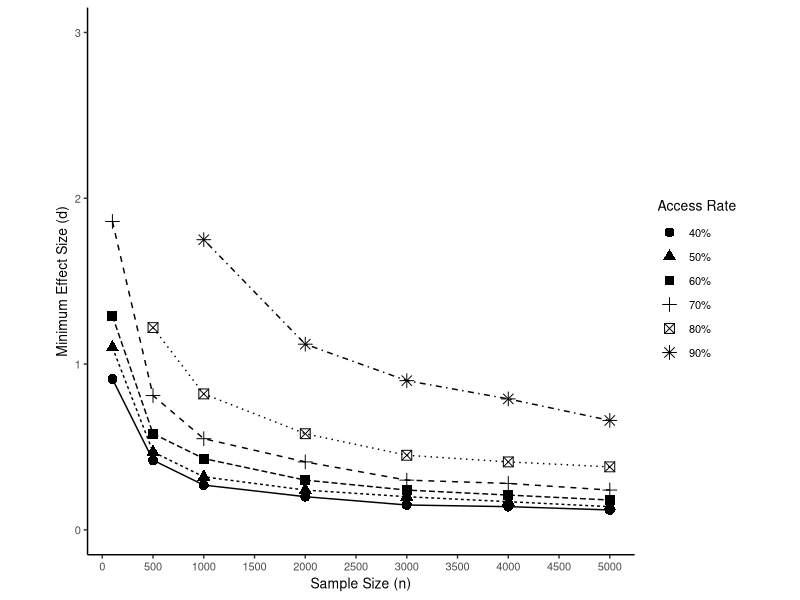
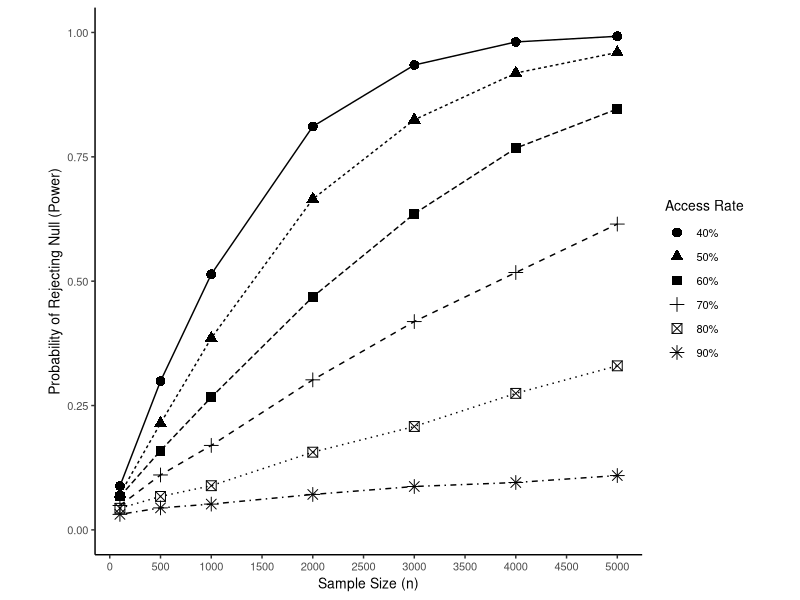

The R script that drew these images, in order:
library(tidyverse)
library(truncnorm)
library(gridExtra)

#set working directory to location of folder
setwd("~/GitHub/oer-simulation-study/")

#based on this code
#http://egap.org/content/power-analysis-simulations-r


possible.ns <- c(100,500,1000,2000,3000,4000,5000,10000,15000,20000) #  The sample sizes we'll be considering
powers <- rep(NA, length(possible.ns))           # Empty object to collect simulation estimates
effects <- rep(NA, length(possible.ns))
alpha <- 0.05                                    # Standard significance level
sims <- 10000                                      # Number of simulations to conduct for each N
set.seed(1000)


simulateOER <- function(has.book = .6,access.effect = .25, mean.grade = 70, sd.grade = 20, allocation.ratio = .5){
  for (j in 1:length(possible.ns)){
    N <- possible.ns[j]                              # Pick the jth value for N
    
    significant.experiments <- rep(NA, sims)         # Empty object to count significant experiments
    
    #### Inner loop to conduct experiments "sims" times over for each N ####
    for (i in 1:sims){
      Y0 <-  rnorm(n=N,mean=mean.grade, sd=sd.grade)             # OER group potential outcome
      Y0[Y0 > 100] <- 100 # Trim down anything over 100 to 100. 
      Y0[Y0 < 0] <- 0 # Trim down anything over 100 to 100. 
      
      b.rate <- rbinom(n=N,size = 1,prob = has.book) # determine how many people in the sample have the book
      
      # Control group
      Y1 <- Y0 - (1-b.rate)*(access.effect*sd.grade)            # treatment potential outcome. For only students who didn't have access to book, improve by access effect
      Y1[Y1 > 100] <- 100 # Trim down anything over 100 to 100. 
      
      condition <- rbinom(n=N, size=1, prob=allocation.ratio)          # Do a random assignment to condition (1 = treatment, 0 = control)
      Y.sim <- Y1*condition + Y0*(1-condition)               # Reveal outcomes according to assignment
      fit.sim <- lm(Y.sim ~ condition)                   # Do analysis (Simple regression)
      positive <- summary(fit.sim)$coefficients[2,1] < 0 # indicates that the non-oer group was worse than oer group
      p.value <- summary(fit.sim)$coefficients[2,4]  # Extract p-values
      significant.experiments[i] <- ((p.value <= alpha)*positive) # Determine significance according to p <= 0.05. Only successful if the direction is positive. 
      # significant.experiments[i] <- (p.value <= alpha) # Determine significance according to p <= 0.05
    }
    
    powers[j] <- mean(significant.experiments)       # store average success rate (power) for each N
  }
  return(powers)
}


simulateSingleExperiment <- function(N = 1000, has.book = .6,access.effect = .25, mean.grade = 70, sd.grade = 20, allocation.ratio = .5, sims = 1000){
  significant.experiments <- rep(NA, sims)         # Empty object to count significant experiments
    #### Inner loop to conduct experiments "sims" times over for each N ####
    for (i in 1:sims){
      Y0 <-  rnorm(n=N,mean=mean.grade, sd=sd.grade)             # control potential outcome
      Y0[Y0 > 100] <- 100 # Trim down anything over 100 to 100. 
      Y0[Y0 < 0] <- 0 # Trim down anything over 100 to 100. 
      b.rate <- rbinom(n=N,size = 1,prob = has.book) # determine how many people in the sample have the book
      Y1 <- Y0 - (1-b.rate)*(access.effect*sd.grade)            # treatment potential outcome. For only students who didn't have access to book, improve by access effect
      Y1[Y1 < 0] <- 0 #adjust anyone who happened to drop below 0
      condition <- rbinom(n=N, size=1, prob=allocation.ratio)          # Do a random assignment to condition (1 = treatment, 0 = control)
      Y.sim <- Y1*condition + Y0*(1-condition)               # Reveal outcomes according to assignment
      fit.sim <- lm(Y.sim ~ condition)                   # Do analysis (Simple regression)
      positive <- summary(fit.sim)$coefficients[2,1] < 0
      p.value <- summary(fit.sim)$coefficients[2,4]  # Extract p-values
      significant.experiments[i] <- ((p.value <= alpha)*positive) # Determine significance according to p <= 0.05. Only successful if the direction is positive. 
    }
    
  power <- mean(significant.experiments)       # store average success rate (power) for each N
  return(power)
}


# run simulations across range of access levels
run_sims <- function(){
  sim90_2 <- simulateOER(has.book = .9,access.effect = .25)
  print("90% done")
  sim80_2 <- simulateOER(has.book = .8,access.effect = .25)
  print("80% done")
  sim70_2 <- simulateOER(has.book = .7,access.effect = .25)
  print("70% done")
  sim60_2 <- simulateOER(has.book = .6,access.effect = .25)
  print("60% done")
  sim50_2 <- simulateOER(has.book = .5,access.effect = .25)
  print("50% done")
  sim40_2 <- simulateOER(has.book = .4,access.effect = .25)
  print("40% done")
  sim0_2 <- simulateOER(has.book = 0,access.effect = .25)
  print("0% done")

  results_1 <- data.frame(possible.ns,sim90_2,sim80_2,sim70_2,sim60_2,sim50_2,sim40_2,sim0_2)
  write_csv(results_1, path = "simulation_results.csv")
}


# Run simulations of past studies
evaluate_past_studies <- function(){
  papers <- read_csv(file = "OER papers.csv")
  
  papers <- papers %>% 
    mutate(allocation = `n treatment`/(`n control`+ `n treatment`))
  
  papers$N <- ifelse(is.na(papers$`n treatment`),papers$`n control`,papers$`n control`+papers$`n treatment`)
  papers$allocation[is.na(papers$allocation)] <- .5 # assume equal allocation if not reported
  
  for (i in 1:nrow(papers)){
     papers$power_40[i] <- simulateSingleExperiment(N = papers$N[i], allocation.ratio = papers$allocation[i], has.book = .4)
     papers$power_60[i] <- simulateSingleExperiment(N = papers$N[i], allocation.ratio = papers$allocation[i], has.book = .6)
     papers$power_80[i] <- simulateSingleExperiment(N = papers$N[i], allocation.ratio = papers$allocation[i], has.book = .8)
    print(paste(i,"of",nrow(papers)))  
  }
  write_csv(papers, path = "paper_analysis.csv")
}


# create the Simulation Plot
results_1 <- read_csv(file = "simulation_results.csv")
names(results_1) <- c("possible.ns","90%", "80%", "70%", "60%", "50%", "40%")
rates <- c("0%","40%", "50%", "60%", "70%", "80%", "90%")

plot1 <- results_1 %>% 
  filter(possible.ns <= 5000) %>% 
  gather(key = sim,value = "power",-possible.ns) %>% 
  ggplot(., aes(x = possible.ns,y = power,group = sim)) +
  geom_point(aes(shape = sim), size = 3) +
  geom_line(aes(linetype = sim)) +
  ylim(0,1) +
  scale_x_continuous(breaks = seq(from=0, to=5000, by= 500)) +
  ylab("Probability of Rejecting Null (Power)")+ xlab("Sample Size (n)") +
  # theme_minimal() + 
  theme_classic()+
  theme(aspect.ratio = 1,
        text = element_text(size = 10)) +
  # theme( legend.position = "bottom",legend.direction = "horizontal") +
  guides(shape=guide_legend(title="Access Rate"),
         # guides(shape=guide_legend(expression(beta)),
         linetype = FALSE)


########### "Supplemental Sensitivity Analysis" ############
# Find the minimum effect size to achieve 80% power
# across varying sample sizes, increment d until power of 80% is achieved. 
getSensitivity <- function(has.book = .6){
  sens <- c()
  for(y in 1:length(possible.ns)){
    for(i in 1:300){ # 300 = 3 SD. 
      power <- simulateSingleExperiment(N = possible.ns[y], has.book = has.book, access.effect = i/100, sims = 10000)
      if(power >= .80){
        print(i)
        sens[y] <- i/100
        break
      }
    }
  }
  return(sens)
}

getSensitivityBinary <- function(has.book = .6){
  sens <- c()
  U <- 3
  for(y in 1:length(possible.ns)){
    print(possible.ns[y])
    print(U)
    print('')
    V <- seq(0, U, .01)
    L <- 1
    R <- length(V)
    while (L < R) {
      m <- floor((L + R) / 2)
      power <- simulateSingleExperiment(N = possible.ns[y], has.book = has.book, access.effect = V[m], sims = 10000)
      if (power < .8) {
        L <- m+1
      }
      else if (power >= .8) {
        R <- m
      }
    }
    sens[y] <- V[L]
    U <- V[L]
  }
  return(sens)
}
    

runSens <- function(){
  sens_90 <- getSensitivity(has.book = .90)
  sens_80 <- getSensitivity(has.book = .80)
  sens_70 <- getSensitivity(has.book = .70)
  sens_60 <- getSensitivity(has.book = .60)
  sens_50 <- getSensitivity(has.book = .50)
  sens_40 <- getSensitivity(has.book = .40)
  sens_results <- data.frame(possible.ns,sens_90,sens_80,sens_70,sens_60,sens_50,sens_40)
  write_csv(sens_results, path = "sensitivity_results.csv")
}

sens_results <- read_csv(file = "sensitivity_results.csv")
names(sens_results) <- c("possible.ns","90%", "80%", "70%", "60%", "50%", "40%")
plot_sens <- sens_results %>% 
  filter(possible.ns <= 5000) %>% 
  gather(key = sim,value = "ES",-possible.ns) %>% 
  ggplot(., aes(x = possible.ns,y = ES,group = sim)) +
  geom_point(aes(shape = sim), size = 3) +
  geom_line(aes(linetype = sim)) +
  ylim(0,3) +
  scale_x_continuous(breaks = seq(from=0, to=5000, by= 500)) +
  ylab("Minimum Effect Size (d)")+ xlab("Sample Size (n)") +
  # theme_minimal() + 
  theme_classic()+
  theme(aspect.ratio = 1,
        text = element_text(size = 10)) +
  # theme( legend.position = "bottom",legend.direction = "horizontal") +
  guides(shape=guide_legend(title="Access Rate"),
         # guides(shape=guide_legend(expression(beta)),
         linetype = FALSE)





# for(i in 1:length(rates)){
#   plot <- results_1 %>% 
#     filter(possible.ns <= 5000) %>% 
#     gather(key = sim,value = "power",-possible.ns) %>%
#     filter(sim %in% rates[1:i]) %>% 
#     ggplot(., aes(x = possible.ns,y = power,group = sim)) +
#     geom_hline(yintercept = .8, linetype = 7,color = "tomato") + 
#     geom_point(aes(shape = sim), size = 3) +
#     geom_line(aes(linetype = sim)) +
#     ylim(0,1) +
#     scale_x_continuous(breaks = seq(from=0, to=5000, by= 500)) +
#     ylab("Probability of Rejecting Null (Power)")+ xlab("Sample Size (n)") +
#     # theme_minimal() + 
#     theme_classic()+
#     theme(aspect.ratio = 1) +
#     guides(shape=guide_legend(title="Access Rate"),
#            linetype = FALSE) 
#   ggsave(filename = paste0("plot",i,".png"),plot = plot,device = "png")
# }
